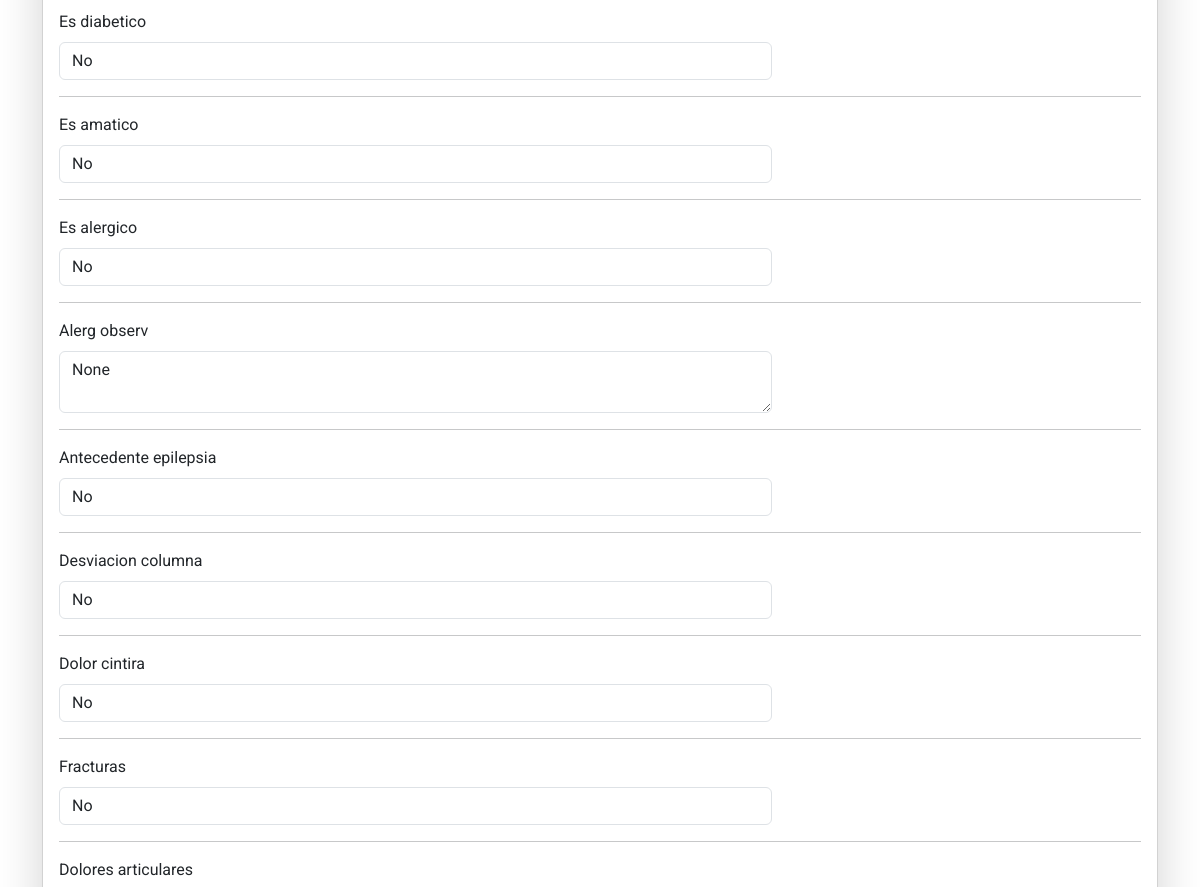
Page /registro-medico/modificar_antecedente/7/ (middle part) on the earlier database version.
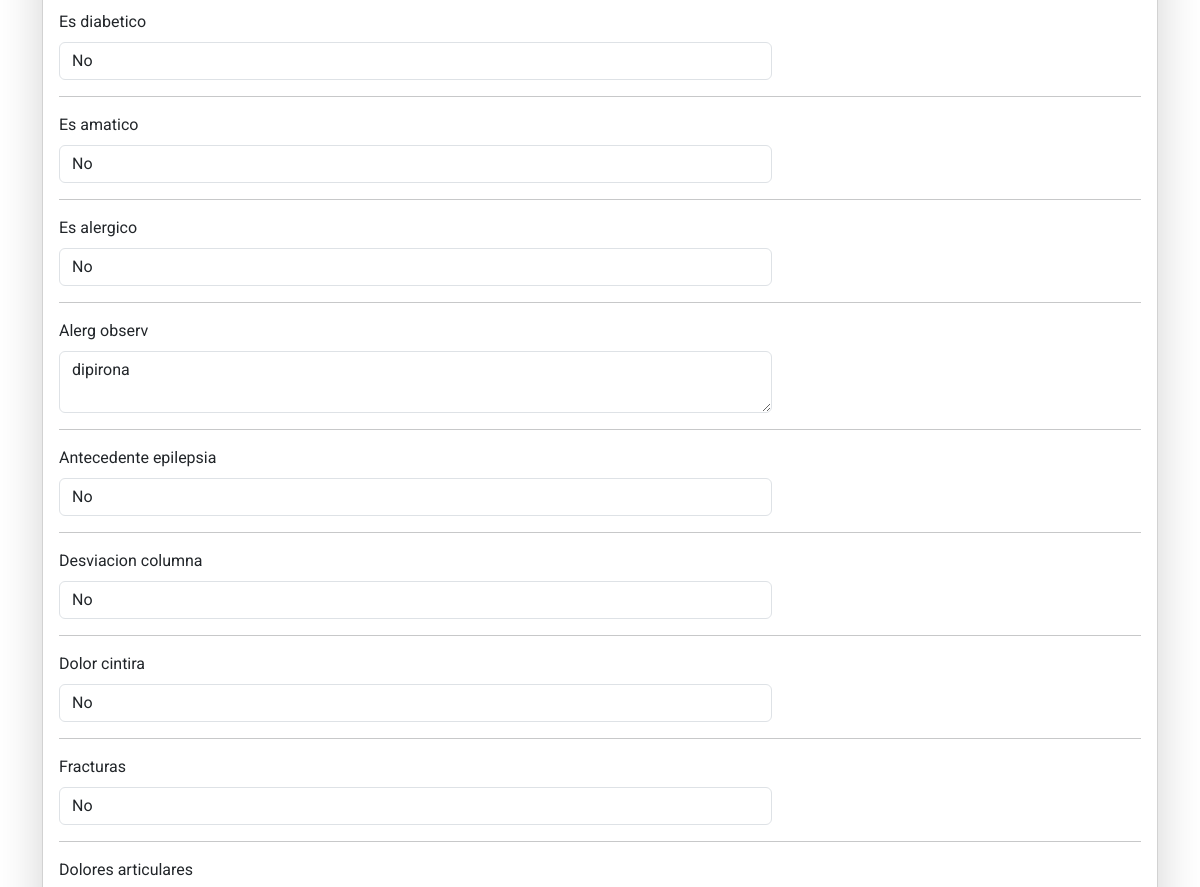
Same page on the later database version.
### RegistroMedico/models.py (models this page shows)
class AntecedenteEnfermedades(models.Model):
    idantecedente_enfermedades = models.AutoField(primary_key=True)
    fue_operado = models.BooleanField(null=True, blank=True, default=None)
    toma_medicacion = models.BooleanField(null=True, blank=True, default=None)
    estuvo_internado = models.BooleanField(null=True, blank=True, default=None)
    sufre_hormigueos = models.BooleanField(null=True, blank=True, default=None)
    es_diabetico = models.BooleanField(null=True, blank=True, default=None)
    es_amatico = models.BooleanField(null=True, blank=True, default=None)  # 'asmático' corregido como 'es_amatico'
    es_alergico = models.BooleanField(null=True, blank=True, default=None)
    alerg_observ = models.CharField(max_length=100, null=True, blank=True, default=None)
    antecedente_epilepsia = models.BooleanField(null=True, blank=True, default=None)
    desviacion_columna = models.BooleanField(null=True, blank=True, default=None)
    dolor_cintira = models.BooleanField(null=True, blank=True, default=None)
    fracturas = models.BooleanField(null=True, blank=True, default=None)
    dolores_articulares = models.BooleanField(null=True, blank=True, default=None)
    falta_aire = models.BooleanField(null=True, blank=True, default=None)
    tramatismos_craneo = models.BooleanField(null=True, blank=True, default=None)
    dolor_pecho = models.BooleanField(null=True, blank=True, default=None)
    perdida_conocimiento = models.BooleanField(null=True, blank=True, default=None)
    presion_arterial = models.BooleanField(null=True, blank=True, default=None)
    muerte_subita_familiar = models.BooleanField(null=True, blank=True, default=None)
    enfermedad_cardiaca_familiar = models.BooleanField(null=True, blank=True, default=None)
    soplo_cardiaco = models.BooleanField(null=True, blank=True, default=None)
    abstenerce_competencia = models.BooleanField(null=True, blank=True, default=None)
    antecedentes_coronarios_familiares = models.BooleanField(null=True, blank=True, default=None)
    fumar_hipertension_diabetes = models.BooleanField(null=True, blank=True, default=None)
    fhd_observacion = models.CharField(max_length=100, null=True, blank=True, default=None)
    consumo_cocaina_anabolicos = models.BooleanField(null=True, blank=True, default=None)
    cca_observaciones = models.CharField(max_length=100, null=True, blank=True, default=None)
    idfichaMedica = models.OneToOneField('RegistroMedico', on_delete=models.CASCADE, unique=True)
    class Meta:
        db_table = 'antecedente_enfermedades'

### RegistroMedico/views.py (the view, shortened to what this page needs)
# urls.py: path('modificar_antecedente/<int:antecedente_id>/', ModificarAntecedenteView.as_view(), name='modificar_antecedente'),
class ModificarAntecedenteView(UpdateView):
    model = AntecedenteEnfermedades
    template_name = 'registro_medico/modificar_antecedentes.html'
    form_class = AntecedenteEnfermedadesForm  # Asegúrate de tener el formulario correspondiente
    def get_object(self, queryset=None):
        antecedente_id = self.kwargs.get('antecedente_id')
        return get_object_or_404(AntecedenteEnfermedades, pk=antecedente_id)

### RegistroMedico/templatetags/custom_filters.py (called while the page is built)
@register.filter(name='add_class')
def add_class(field, css_class):
    return field.as_widget(attrs={"class": css_class})

### RegistroMedico/templates/registro_medico/modificar_antecedentes.html (shortened to what this page needs)
{% extends 'core/base.html' %}
{% load custom_filters %}
{% block content %}
<div class="container mt-5">
    <div class="card shadow-lg">
        <div class="card-body">
            <form method="POST" class="needs-validation" novalidate>
                {% for field in form %}
                <div class="row mb-3">
                    <div class="col-md-8 col-12">
                        <label for="{{ field.id_for_label }}" class="form-label">{{ field.label }}</label>
                        {{ field|add_class:"form-control" }}
                    </div>
                </div>
                <hr>
                {% endfor %}
            </form>
        </div>
    </div>
</div>
{% endblock %}

Differences in the rows shown:
changed AntecedenteEnfermedades "No": alerg_observ "None" → "dipirona"
